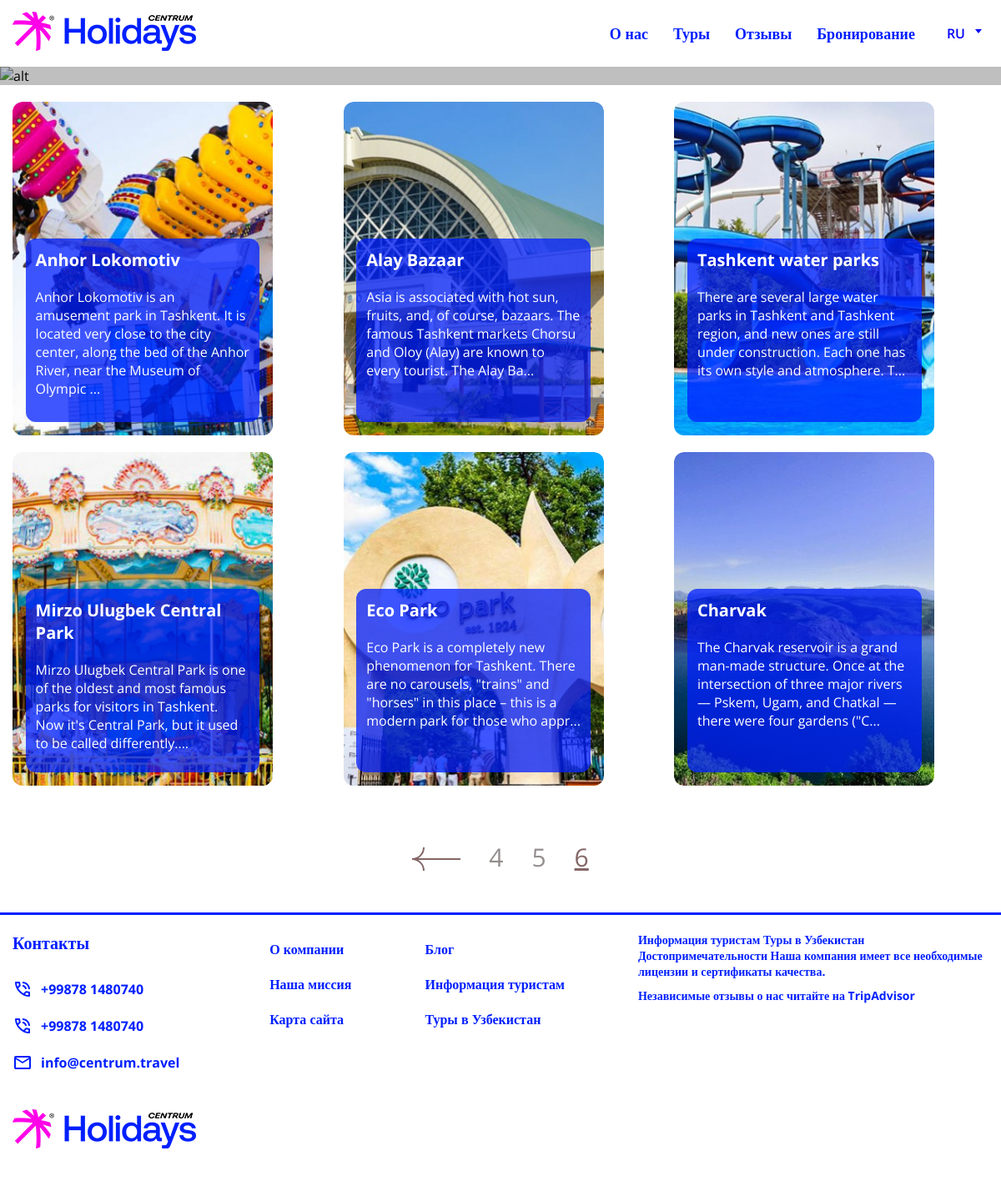
The page /ru/destinations/tashkent/?page=6 on the database its author committed.
### core/models.py (models this page shows, shortened)
class Tour(models.Model):
    title = models.CharField(verbose_name='Заголовок', max_length=100)
    preview = models.ImageField(verbose_name='Заставка', upload_to='tours/', null=True, blank=True)
    price = models.IntegerField(verbose_name='Стоимость', null=True, blank=True)
    days = models.PositiveSmallIntegerField(verbose_name='Дней', null=True, blank=True)
    nights = models.PositiveSmallIntegerField(verbose_name='Ночей', null=True, blank=True)
    short_description = models.TextField(max_length=500, verbose_name='Краткое описание', null=True, blank=True)
    full_description = RichTextField(verbose_name='Полное описание', blank=True, null=True)
    is_popular = models.BooleanField(verbose_name='Популярный тур?', default=False)
    is_recommended = models.BooleanField(verbose_name='Рекомендуемый тур?', default=False)
    destination = models.ForeignKey(Destination, on_delete=models.CASCADE, verbose_name='Направление', null=True)
    slug = models.SlugField(blank=True)
    class Meta:
        verbose_name = 'Тур'
        verbose_name_plural = 'Туры'

### core/views.py (the view)
# urls.py: path('destinations/<slug:slug>/', views.destinations_view, name='destinations'),
def destinations_view(request, slug):
    destination = models.Destination.objects.get(slug=slug)
    tours = models.Tour.objects.filter(destination=destination)
    paginator = Paginator(tours, 8)
    page = request.GET.get('page')
    qs = paginator.get_page(page)
    context = {
        'title': destination.title,
        'tours': qs
    }
    return render(request, 'core/destinations.html', context)

### core/templates/core/destinations.html (shortened to what this page needs)
{% extends 'base.html' %}
{% block content %}
    <main class="destination__main">
        <section class="destination__main-content">
            <img src="https://canaan.travel/wp-content/uploads/2022/09/Tashkent_tower-2-scaled.webp" alt="alt">
            <h1 class="destination__main-title">{{ title }}</h1></section>
        <section class="destination__main-items container">
            {% for tour in tours %}
                <a href="destinations.html" class="popular__destinations-cards-item">
                    <img src="{{ tour.preview.url }}" alt="card-item">
                    <div class="popular__destinations-cards-item-content">
                        <h4 class="popular__destinations-cards-item-title">{{ tour.title }}</h4>
                        <p class="popular__destinations-cards-item-descr">{{ tour.short_description }}</p>
                    </div>
                </a>
            {% endfor %}
        </section>
    {% include 'components/_pagination.html' %}
    </main>
{% endblock %}

### rows shown on the page
Tour: preview (picture), title "Anhor Lokomotiv", short_description "Anhor Lokomotiv is an amusement park in Tashkent. It is located very close to the city center, along the bed of the Anhor River, near the Museum of Olympic ..."
Tour: preview (picture), title "Alay Bazaar", short_description "Asia is associated with hot sun, fruits, and, of course, bazaars. The famous Tashkent markets Chorsu and Oloy (Alay) are known to every tourist. The Alay Ba..."
Tour: preview (picture), title "Tashkent water parks", short_description "There are several large water parks in Tashkent and Tashkent region, and new ones are still under construction. Each one has its own style and atmosphere. T..."
Tour: preview (picture), title "Mirzo Ulugbek Central Park", short_description "Mirzo Ulugbek Central Park is one of the oldest and most famous parks for visitors in Tashkent. Now it's Central Park, but it used to be called differently...."
Tour: preview (picture), title "Eco Park", short_description "Eco Park is a completely new phenomenon for Tashkent. There are no carousels, \"trains\" and \"horses\" in this place – this is a modern park for those who appr..."
Tour: preview (picture), title "Charvak", short_description "The Charvak reservoir is a grand man-made structure. Once at the intersection of three major rivers — Pskem, Ugam, and Chatkal — there were four gardens (\"C..."

### other values the page prints
{{ i }} "4" "5"
{{ i }} "6"
